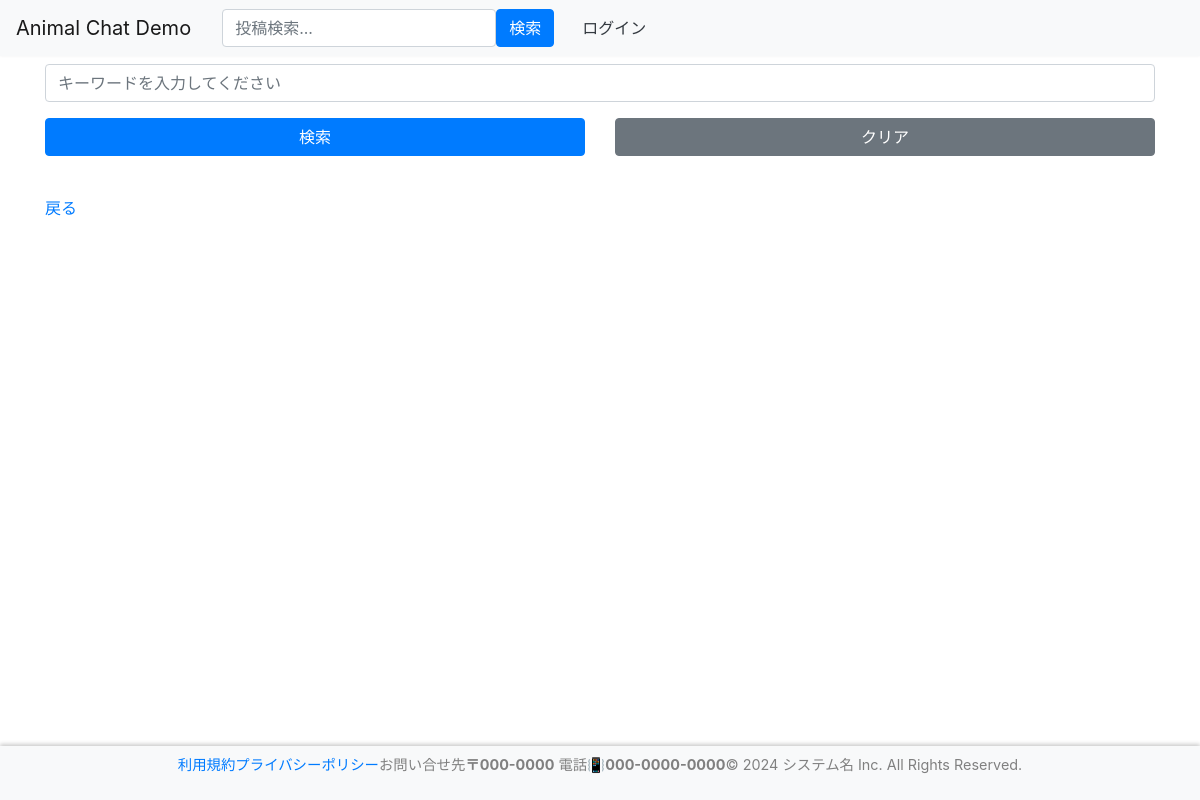
/adopt/, run on an earlier commit of the app's database.
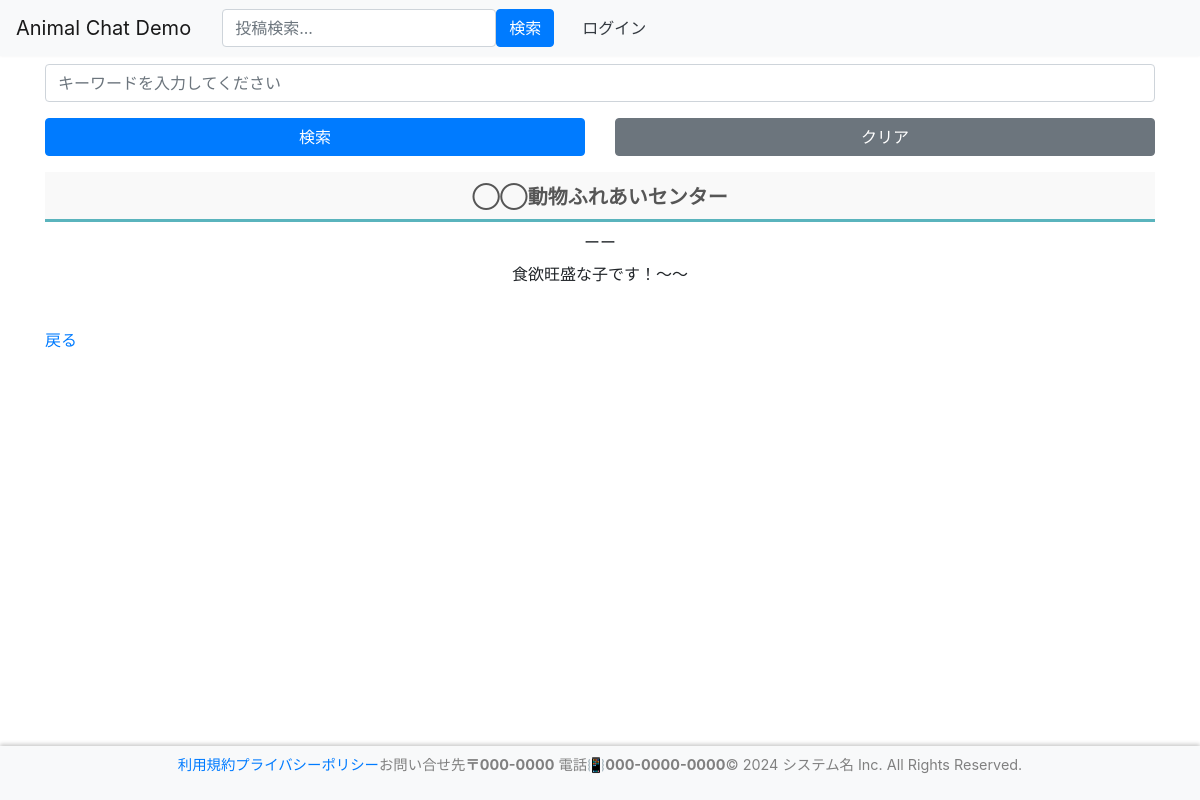
And on a later commit of the database.
### accounts/models.py (models this page shows)
class AdoptList(models.Model):
    id = models.AutoField(primary_key=True)
    species = models.CharField(
        gettext_lazy("種族"),
        null=False,
        max_length=30,
        default='',
        blank=False,
    )
    detail = models.CharField(
        gettext_lazy("どんな子？"),
        null=False,
        max_length=128,
        default='',
        blank=False,
    )
    place = models.CharField(
        gettext_lazy("会える場所"),
        null=False,
        max_length=30,
        default='',
        blank=False,
    )
    address = models.CharField(
        gettext_lazy("住所"),
        null=False,
        max_length=50,
        default='',
        blank=False,
    )
    tel = models.IntegerField(
        gettext_lazy("電話(ハイフン無し)"),
        default=0,
    )
    email = models.CharField(
        gettext_lazy("メール"),
        null=True,
        max_length=50,
        default='',
        blank=True,
    )
    title = models.CharField(
        gettext_lazy("一言紹介(20文字)"),
        null=True,
        max_length=20,
        default='',
        blank=True,
    )

### accounts/views.py (the view)
# urls.py: path('adopt/', views.AdoptListView.as_view(), name='adopt'),
class AdoptListView(ListView):
    login_url = '/login/'
    template_name = "accounts/adopt_list.html"
    model = AdoptList
    paginate_by = 10
    context_object_name = "ctx"
    def get_queryset(self):
        queryset = AdoptList.objects.filter()
        form = AdoptSearchForm(self.request.GET or None)
        keywords = form.get_keywords().split()
        print(list(queryset.values()))
        try:
            print(keywords)
            print(1)
            for i in range(len(keywords)):
                queryset = queryset.filter(Q(detail__icontains = keywords[i]) |Q(title__icontains=keywords[i]) |Q(address__icontains=keywords[i]) |Q(place__icontains=keywords[i])|Q(species__icontains=keywords[i]))
            return queryset
        except:
            print(2)
            return queryset
    def get_context_data(self, **kwargs):
        context = super().get_context_data(**kwargs)
        context['adopt_search_form'] = AdoptSearchForm(self.request.GET or None)
        return context

### accounts/forms.py
class AdoptSearchForm(forms.Form):
    keywords = forms.CharField(
        label=gettext_lazy('keywords (split space)'),
        required=False,
        widget=forms.TextInput(attrs={
            'placeholder': gettext_lazy('キーワードを入力してください'),
            'class': 'form-control',
        }),
    )
    def get_keywords(self):
        init_keywords = ''
        keywords = init_keywords
        if self.is_valid():
            keywords = self.cleaned_data.get('keywords', init_keywords)
        return keywords

### templates/accounts/adopt_list.html (shortened to what this page needs)
{% extends "base.html" %}
{% load static %}
{% block content %}
<div>
    <form action="", method="GET">
      <div class="form-group row">
          <div class="col-12">
              {{ adopt_search_form.keywords }}
          </div>
      </div>
      <div class="form-group row">
          <div class="col-12 col-sm-12 col-md-12 col-lg-6 col-xl-6">
              <button type="submit" class="btn btn-primary btn-block">検索</button>
          </div>
          <div class="col-12 col-sm-12 col-md-12 col-lg-6 col-xl-6">
              <a href="{% url 'chat:index' %}" class="btn btn-secondary btn-block">クリア</a>
          </div>
      </div>
    </form>
    {% if ctx %}
        {% for adopt in ctx %}
        <a href="{% url 'accounts:adopt_detail' adopt.pk %}"><label class="tab_item2" for="programming">{{ adopt.place }}</label></a>
        <div style="text-align:center;vertical-align: middle;padding: 0 0 10px;">
            <label>{{adopt.species}}</label>
            <br>
            <label>{{adopt.detail}}</label>
            <br>
        </div>
    {% endfor %}
{% endif %}
<br>
  </div>
        <a href="javascript:history.back()" class="return-btn">戻る</a>
{% endblock %}

### templates/base.html (shortened to what this page needs)
<!doctype html>
<html lang="ja">
{% load static %}
<head>
    <link rel="stylesheet" href="https://cdn.jsdelivr.net/npm/bootstrap@4.6.0/dist/css/bootstrap.min.css"
>
    <link rel="stylesheet" href="https://cdn.jsdelivr.net/gh/gitbrent/bootstrap4-toggle@3.6.1/css/bootstrap4-toggle.min.css">
</head>
<header>
    <nav class="navbar navbar-expand-lg navbar-light bg-light">
            <a class="navbar-brand" href="{% url 'accounts:index' %}">Animal Chat Demo</a>
        <div class="collapse navbar-collapse" id="navbarSupportedContent">
            <ul class="navbar-nav mr-auto">
                <br>
                <form method="get" action="{% url "post:posts_search" %}" class="col-12 col-lg-auto mb-2 mb-lg-0" role="search" style="display: flex;">
                    <input type="search" class="form-control" placeholder="投稿検索..." aria-label="Search" name="keyword" style="width:100%;">
                    <input type="submit" value="検索" class="btn btn-primary ">
                </form>
                {% if user.is_authenticated %}
                    <form method="post" action="{% url 'post:posts' %}" >
                        {% csrf_token %}
                        <button type="submit" class="btn btn-light text-dark me-2">投稿する</button>
                    </form>
                    <form method="get" action="{% url 'post:posts_search' %}" >
                        {% csrf_token %}
                        <button type="submit" class="btn btn-light text-dark me-2">投稿を見る</button>
                    </form>
                    <form method="get" action="{% url 'chat:index' %}" >
                        {% csrf_token %}
                        <button type="submit" class="btn btn-light text-dark me-2">チャットをする</button>
                    </form>
                    <form method="get" action="{% url 'accounts:adopt' %}" >
                        {% csrf_token %}
                        <button type="submit" class="btn btn-light text-dark me-2">里親探し</button>
                    </form>
                    <form method="get" action="{% url 'contents:hospital_list' %}" >
                        {% csrf_token %}
                        <button type="submit" class="btn btn-light text-dark me-2">病院評価機能(名称未定)</button>
                    </form>
                    <form method="get" action="{% url 'accounts:points' %}" >
                        {% csrf_token %}
                        <button type="submit" class="btn btn-light text-dark me-2">ポイント</button>
                    </form>
                    <form method="get" action="{% url 'accounts:mypage' %}" >
                        {% csrf_token %}
                        <button type="submit" class="btn btn-light text-dark me-2">マイページ</button>
                    </form>
                    <form method="get" action="{% url 'contents:notice_l' %}" >
                        {% csrf_token %}
                        <button type="submit" class="btn btn-light text-dark me-2">通知一覧</button>
                    </form>
                    <form method="get" action="{% url 'accounts:logoutchk' %}">
                        {% csrf_token %}
                        <button type="submit" class="btn btn-light text-dark me-2">ログアウト</button>
                    </form>
                {% else %}
                    <form method="post" action="{% url 'accounts:login' %}">
                        <button type="submit" class="btn btn-light text-dark me-2">ログイン</button>
                    </form>
                {% endif %}
            </ul>
        </div>
    </nav>
</header>
    <body>
    <div class="container mt-3">
        <br>
        <br>
        {% block content %}{% endblock %}
        <br>
        <br>
        <br>
        <br>
        <br>
    </div>
    </body>
</body>
    <footer>
        <nav class="navbar navbar-expand-lg navbar-light bg-light">
            <div class=" navbar-collapse" id="navbarSupportedContent" style="text-align:center;">
                <ul class="navbar-nav mr-auto" style="margin: auto;">
                    <li><a href="#">利用規約</a></li>
                    <li><a href="#">プライバシーポリシー</a></li>
                    <li>
                        <div class="contact">
                            <p>お問い合せ先<b>〒000-0000</b> 電話📳<b>000-0000-0000</b></p>
                        </div>
                    </li>
                    <li>
                        <div class="copyright" >
                            <p>© 2024 システム名 Inc. All Rights Reserved.</p>
                        </div>
                    </li>
                </ul>
            </div>
        </nav>
    </footer>
</html>

What changed in the data, as far as the page shows it:
added AdoptList: place "◯◯動物ふれあいセンター", species "ーー", detail "食欲旺盛な子です！〜〜"
